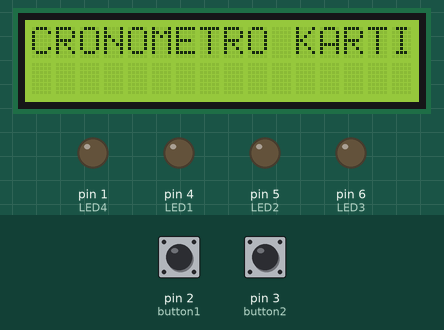
This sketch was run on a simulated Arduino Uno, built with avr-gcc and run on an emulated ATmega328P. On the bench: 16×2 character LCD, output pins drawn as LEDs (lit = HIGH). The inputs (shaded band) are chosen by the test bench; at power-on: pin 3 (button2) HIGH, pin 2 (button1) HIGH.

Above: at 1.2 s.
1.3 s: pin 3 (button2) pulled LOW for 0.15 s
At 1.9 s:
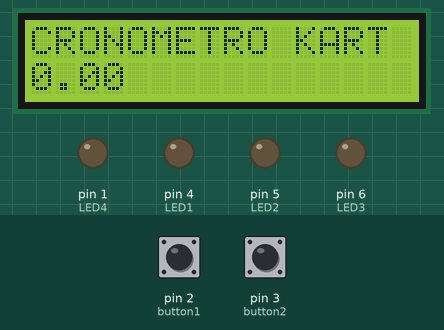
2.9 s: pin 2 (button1) pulled LOW for 0.15 s
At 3.7 s:
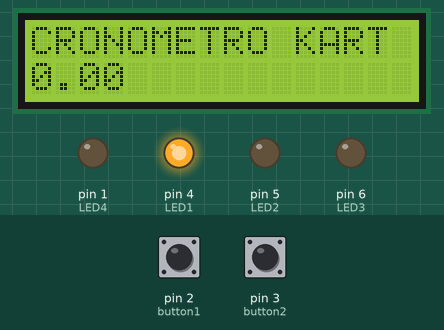
6.0 s: pin 2 (button1) pulled LOW for 3.2 s
At 8.97 s:
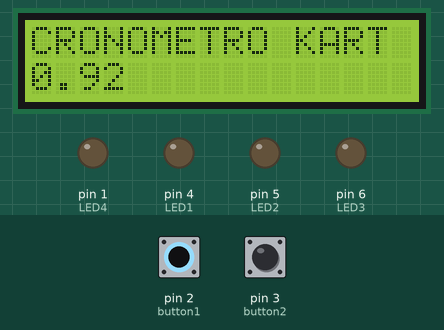
Timing chart, 0 to 10.5 s (numbered marks = the images above; inputs shaded):
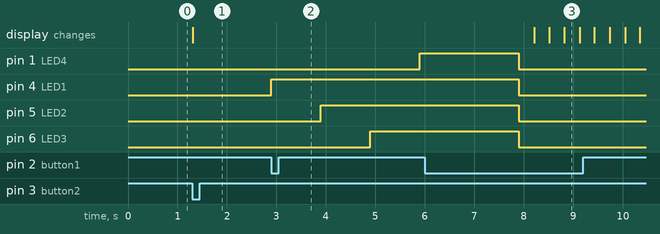

Measured:
- after the input at 1.3 s, the display: changes at once (image 1)
- after the input at 2.9 s, pin 1 (LED4): LOW → HIGH after 3.0 s; pin 4 (LED1): LOW → HIGH at once; pin 5 (LED2): LOW → HIGH after 1.0 s; pin 6 (LED3): LOW → HIGH after 2.0 s

The sketch:

CronometroArduino.ino
```cpp
#include <LiquidCrystal.h>

#define button1 2 // Botón para iniciar/pausar el cronómetro
#define button2 3 // Botón para resetear el cronómetro

// Define los pines de los LEDs
#define LED1 4
#define LED2 5
#define LED3 6
#define LED4 1

int timerMode = 0; // 0 = Detenido, 1 = Corriendo
long lastTime = 0; // Almacena el último tiempo registrado cuando se pausa
long startTime = 0; // Tiempo de inicio después de pausas o al comenzar

LiquidCrystal lcd(7, 8, 9, 10, 11, 12);

void setup(){
  lcd.begin(16, 2);
  lcd.clear();
  pinMode(button1, INPUT_PULLUP);
  pinMode(button2, INPUT_PULLUP);

  // Inicializa los pines de los LEDs como salida
  pinMode(LED1, OUTPUT);
  pinMode(LED2, OUTPUT);
  pinMode(LED3, OUTPUT);
   pinMode(LED4, OUTPUT);

  lcd.print("CRONOMETRO KARTING");
}

void semaforo() {
  // Enciende cada LED con un intervalo de 1 segundo
  digitalWrite(LED1, HIGH);
  delay(1000);

  digitalWrite(LED2, HIGH);
  delay(1000);

  digitalWrite(LED3, HIGH);
  delay(1000);
  digitalWrite(LED4, HIGH);

  delay(2000);
    digitalWrite(LED4, LOW);
      digitalWrite(LED3, LOW);
        digitalWrite(LED2, LOW);
          digitalWrite(LED1, LOW);
}

void loop(){
  // Iniciar/pausar el cronómetro con button1
  static bool lastButton1State = HIGH;
  bool currentButton1State = digitalRead(button1);
  if (currentButton1State == LOW && lastButton1State == HIGH) {
    if (timerMode == 0) {
      // Activa el semáforo antes de iniciar
      semaforo();
      // Iniciar o reanudar
      startTime = millis();
      timerMode = 1; // Corriendo
    } else {
      // Pausar
      lastTime = millis() - startTime;
      timerMode = 0; // Detenido
    }
    delay(200); // Anti-rebote
  }
  lastButton1State = currentButton1State;

  // Resetear el cronómetro con button2
  static bool lastButton2State = HIGH;
  bool currentButton2State = digitalRead(button2);
  if (currentButton2State == LOW && lastButton2State == HIGH) {
    timerMode = 0; // Detiene el cronómetro
    lastTime = 0; // Resetea el tiempo acumulado
    lcd.clear();
    lcd.print("CRONOMETRO KART");
    lcd.setCursor(0, 1);
    lcd.print("0.00"); // Muestra 0 en pantalla después de resetear
    delay(200); // Debounce
  }
  lastButton2State = currentButton2State;

  // Mostrar tiempo
  if (timerMode == 1) {
    long currentTime = millis() - startTime;
    lcd.setCursor(0, 1);
    lcd.print(currentTime / 1000.0, 2);
  }
}
```
